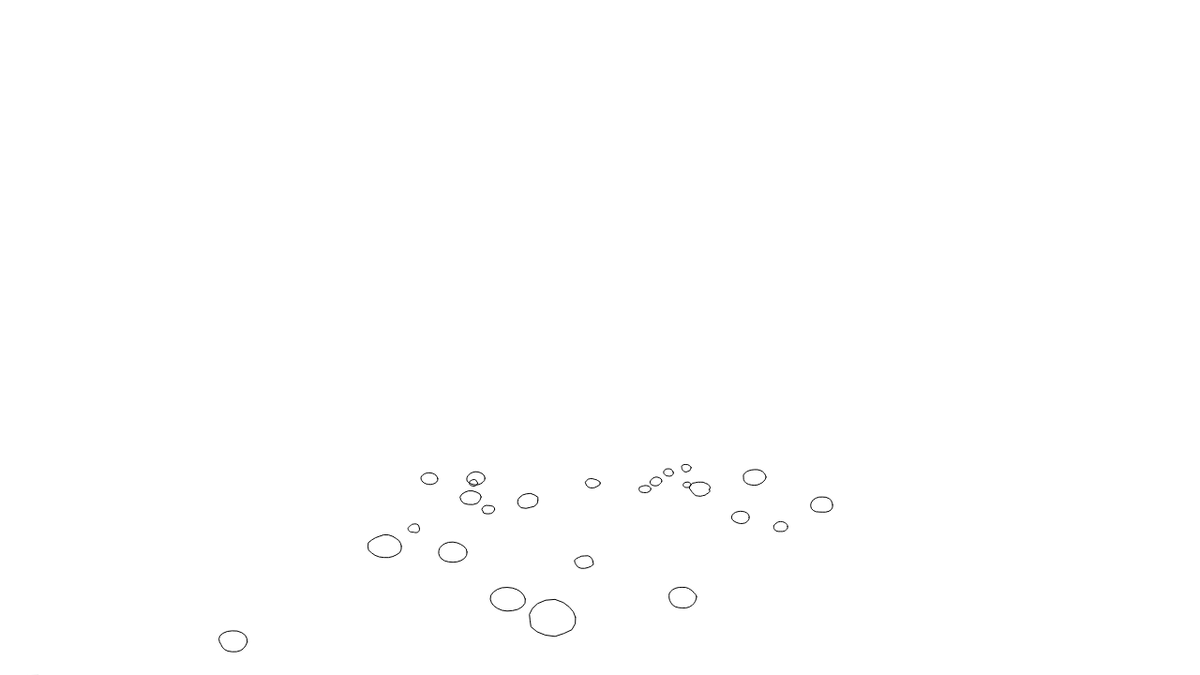
Frame 1 (no input)
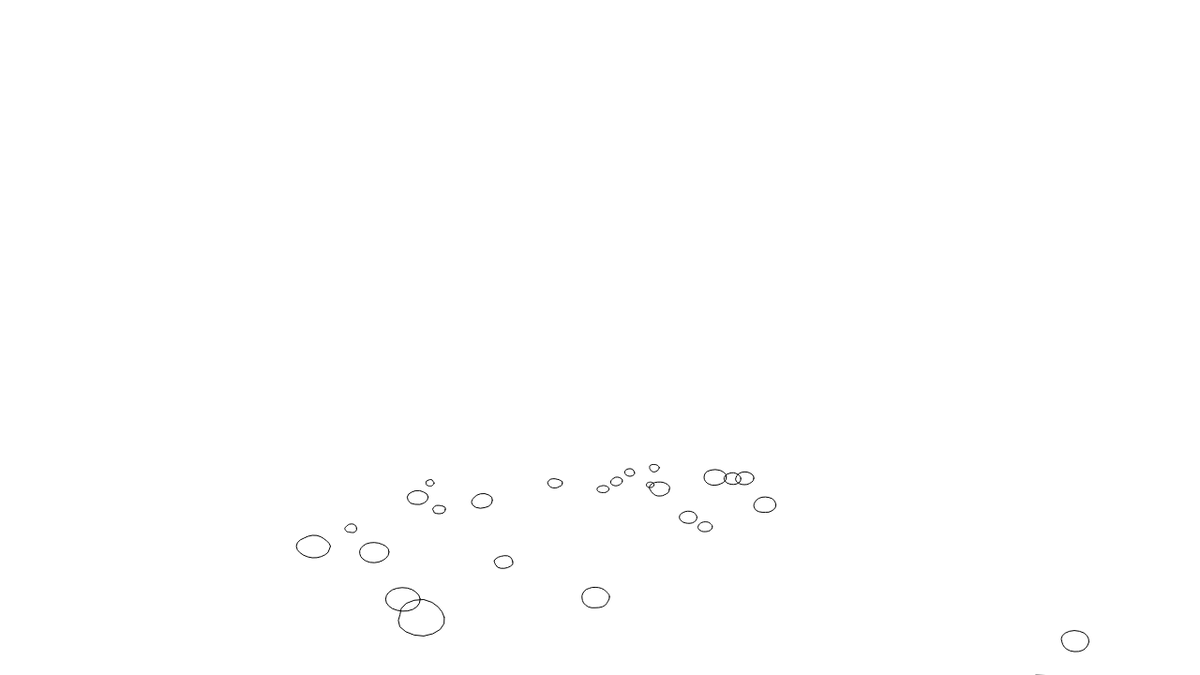
Frame 60 (no input)
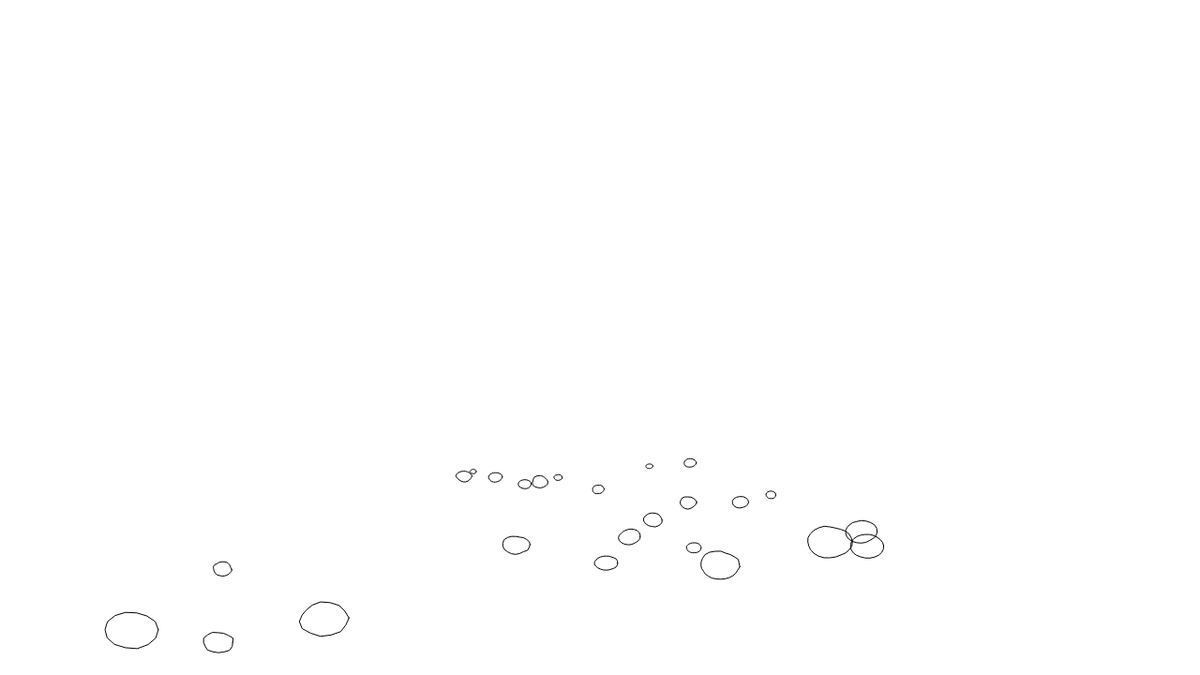
Frame 120 (the mouse pressed at the canvas centre since frame 60)

The p5.js sketch that drew these frames (run headless with seeded random() and noise() and a simulated clock; from frame 60 on, the mouse is pressed at the canvas centre):

// p5.js sketch
// ── sketch.js
// 랜덤 돌 생성 함수 (미니멀 + 불규칙 윤곽)
function createStone() {
  return {
    x: random(width) - width / 2,
    y: random(40, 120),   // 바닥 근처
    z: random(1, 5),      // 깊이
    r: random(14, 40),    // 돌 크기
    seed: random(1000),   // noise 시드
    steps: int(random(14, 28)), // 윤곽 정점 개수
    wobble: random(0.2, 0.8),   // 일그러짐 정도
  };
}

const StonePath = {
  stones: [],

  init() {
    for (let i = 0; i < 26; i++) {   // 돌 개수 줄임
      this.stones.push(createStone());
    }
  },

  update() {
    for (const s of this.stones) {
      // 카메라 패닝 효과
      s.x -= (mouseX - width / 2) * 0.03;

      // 화면 좌우 루프
      if (s.x > width / 2) s.x = -width / 2;
      if (s.x < -width / 2) s.x = width / 2;

      // 깊이 업데이트
      const my = constrain(mouseY, 0, height);
      s.z -= log(1 + my) / 200;

      if (s.z < 1) s.z = 5;
    }

    // 가까운 돌 먼저 그리기
    this.stones.sort((a, b) => b.z - a.z);
  },

  draw() {
    stroke(0);
    noFill();

    for (const s of this.stones) {
      push();

      // 원근 변환
      const px = s.x / s.z;
      const py = (200 + s.y) / s.z;
      const rr = s.r / s.z;

      translate(px, py);

      // 미니멀한 불규칙 윤곽 돌 그리기
      beginShape();
      for (let i = 0; i < s.steps; i++) {
        const a = map(i, 0, s.steps, 0, TWO_PI);

        let n = noise(
          s.seed + cos(a) * s.wobble,
          s.seed + sin(a) * s.wobble,
          frameCount * 0.002
        );

        const rad = rr * (0.6 + n * 0.9);
        const vx = cos(a) * rad;
        const vy = sin(a) * rad * 0.7;

        vertex(vx, vy);
      }
      endShape(CLOSE);

      pop();
    }
  },
};

function setup() {
  createCanvas(1280, 720);
  StonePath.init();
}

function draw() {
  background(255);

  // 화면 중앙 아래 기준
  translate(width / 2, height / 2 + 80);

  StonePath.update();
  StonePath.draw();
}
